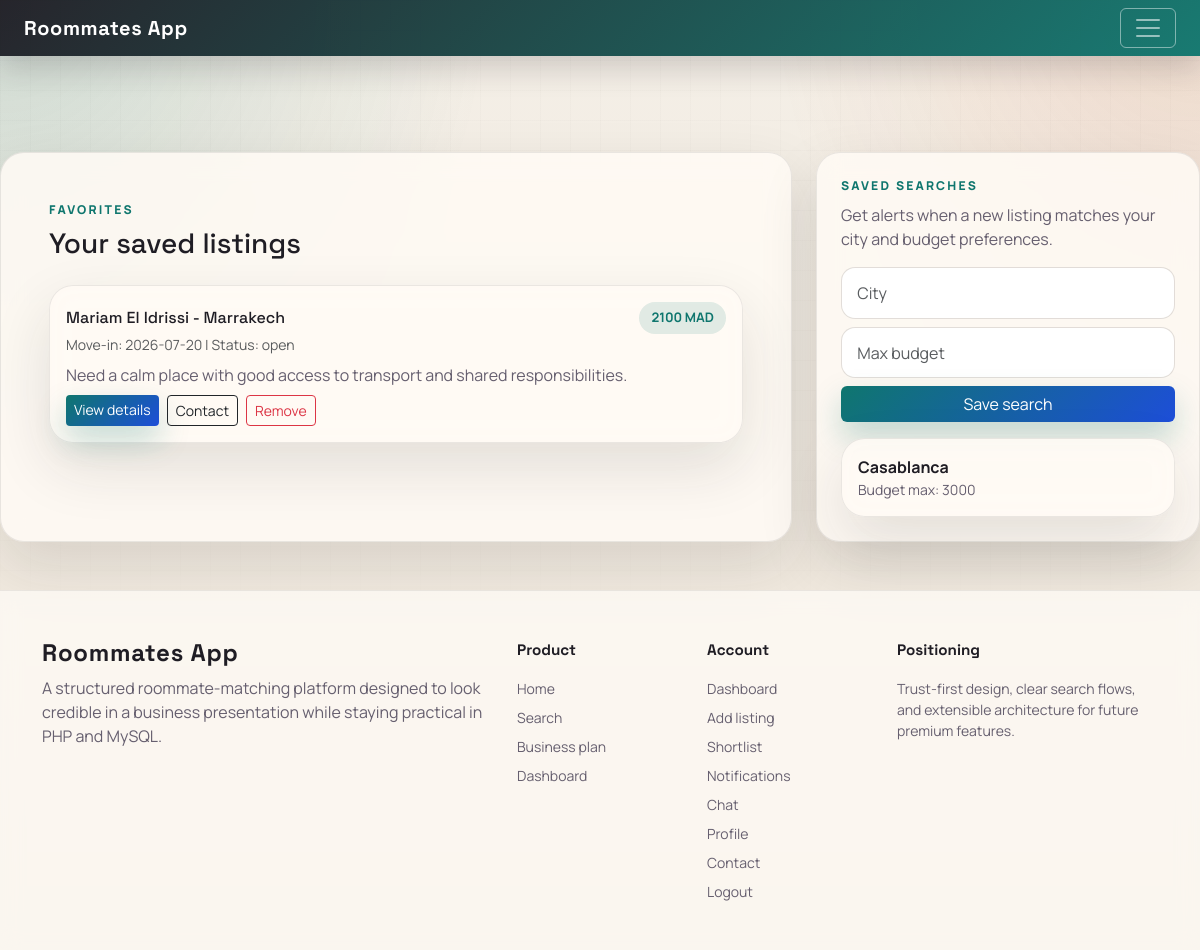
/shortlist.php (signed in), run on the app's committed database.
### tables this page shows
CREATE TABLE IF NOT EXISTS listings (
    id INT AUTO_INCREMENT PRIMARY KEY,
    user_id INT NOT NULL,
    budget INT NOT NULL,
    move_in_date DATE NOT NULL,
    preferences TEXT NOT NULL,
    status ENUM('open', 'reserved', 'closed') NOT NULL DEFAULT 'open',
    expires_at DATETIME NULL,
    image_path VARCHAR(255) NULL,
    created_at TIMESTAMP DEFAULT CURRENT_TIMESTAMP,
    CONSTRAINT fk_listings_user FOREIGN KEY (user_id) REFERENCES users(id) ON DELETE CASCADE
);

CREATE TABLE IF NOT EXISTS users (
    id INT AUTO_INCREMENT PRIMARY KEY,
    name VARCHAR(100) NOT NULL,
    email VARCHAR(100) NOT NULL UNIQUE,
    password VARCHAR(255) NOT NULL,
    age INT NOT NULL,
    gender VARCHAR(20) NOT NULL,
    city VARCHAR(100) NOT NULL,
    plan_tier ENUM('free', 'pro', 'verified') NOT NULL DEFAULT 'free',
    verification_status ENUM('none', 'pending', 'verified', 'rejected') NOT NULL DEFAULT 'none',
    sleep_schedule ENUM('early', 'late', 'flexible') DEFAULT 'flexible',
    smoking_preference ENUM('no', 'yes', 'occasionally') DEFAULT 'no',
    pet_preference ENUM('no_pets', 'pets_ok', 'pet_owner') DEFAULT 'no_pets',
    study_habit ENUM('quiet', 'moderate', 'social') DEFAULT 'moderate',
    created_at TIMESTAMP DEFAULT CURRENT_TIMESTAMP
);

CREATE TABLE IF NOT EXISTS saved_searches (
    id INT AUTO_INCREMENT PRIMARY KEY,
    user_id INT NOT NULL,
    city VARCHAR(100) NOT NULL DEFAULT '',
    budget_max INT NULL,
    created_at TIMESTAMP DEFAULT CURRENT_TIMESTAMP,
    CONSTRAINT fk_saved_searches_user FOREIGN KEY (user_id) REFERENCES users(id) ON DELETE CASCADE
);

### php/functions.php (called while the page is built, shortened)
<?php
function e(string $value): string
{
    return htmlspecialchars($value, ENT_QUOTES, 'UTF-8');
}

### shortlist.php (the view, shortened to what this page needs)
<?php
require_once __DIR__ . '/php/functions.php';
$favoritesStmt = $pdo->prepare('SELECT l.id, l.user_id, l.budget, l.move_in_date, l.preferences, l.status, l.expires_at, u.name, u.city, u.verification_status
  FROM favorites f
  INNER JOIN listings l ON f.listing_id = l.id
  INNER JOIN users u ON l.user_id = u.id
  WHERE f.user_id = ?
  ORDER BY f.created_at DESC');
$favoritesStmt->execute([current_user_id()]);
$favorites = $favoritesStmt->fetchAll();
$savedStmt = $pdo->prepare('SELECT id, city, budget_max, created_at FROM saved_searches WHERE user_id = ? ORDER BY created_at DESC');
$savedStmt->execute([current_user_id()]);
$savedSearches = $savedStmt->fetchAll();
require_once __DIR__ . '/partials/header.php';
?>
<section class="row g-4">
  <div class="col-lg-8">
    <div class="surface-card p-4 p-lg-5 h-100">
      <div class="section-kicker mb-2">Favorites</div>
      <h1 class="h3 mb-4">Your saved listings</h1>
      <div class="d-grid gap-3">
        <?php foreach ($favorites as $fav): ?>
          <article class="feature-card p-3">
            <div class="d-flex justify-content-between align-items-center gap-2">
              <h2 class="h6 mb-0"><?= e((string)$fav['name']) ?> - <?= e((string)$fav['city']) ?></h2>
              <span class="badge-soft"><?= (int)$fav['budget'] ?> MAD</span>
            </div>
            <div class="small text-muted mb-2">Move-in: <?= e((string)$fav['move_in_date']) ?> | Status: <?= e((string)$fav['status']) ?></div>
            <p class="copy-muted mb-2"><?= e((string)$fav['preferences']) ?></p>
            <div class="d-flex gap-2">
              <a class="btn btn-sm btn-accent" href="listing.php?id=<?= (int)$fav['id'] ?>">View details</a>
              <a class="btn btn-sm btn-outline-dark" href="chat.php?receiver_id=<?= (int)$fav['user_id'] ?>">Contact</a>
              <form method="post" action="php/toggle_favorite.php" class="m-0">
                <button class="btn btn-sm btn-outline-danger" type="submit">Remove</button>
              </form>
            </div>
          </article>
        <?php endforeach; ?>
      </div>
    </div>
  </div>
  <div class="col-lg-4">
    <div class="surface-card p-4 h-100">
      <div class="section-kicker mb-2">Saved searches</div>
      <p class="copy-muted">Get alerts when a new listing matches your city and budget preferences.</p>
      <form method="post" action="php/save_search.php" class="d-grid gap-2 mb-3">
        <input class="form-control" name="city" placeholder="City" required>
        <input class="form-control" name="budget_max" type="number" min="1" placeholder="Max budget">
        <button class="btn btn-accent" type="submit">Save search</button>
      </form>
      <div class="d-grid gap-2">
        <?php foreach ($savedSearches as $saved): ?>
          <div class="feature-card p-3">
            <div class="fw-bold"><?= e((string)$saved['city']) ?></div>
            <div class="small copy-muted">Budget max: <?= e((string)($saved['budget_max'] ?? 'Any')) ?></div>
          </div>
        <?php endforeach; ?>
      </div>
    </div>
  </div>
</section>
<?php require_once __DIR__ . '/partials/footer.php'; ?>

### assets/css/styles.css (style rules this page uses)
:root { --bg: #f4efe7; --bg-alt: #efe6da; --surface: rgba(255, 251, 245, 0.86); --surface-strong: #fffdf8; --ink: #1f1d24; --muted: #665f6f; --accent: #0f766e; --accent-2: #c2410c; --accent-3: #7c3aed; --border: rgba(31, 29, 36, 0.09); --shadow: 0 24px 60px rgba(31, 29, 36, 0.12); }
html, body { min-height: 100%; }
body { font-family: 'Manrope', sans-serif; color: var(--ink); background: radial-gradient(circle at top left, rgba(15, 118, 110, 0.16), transparent 32%), radial-gradient(circle at top right, rgba(194, 65, 12, 0.12), transparent 28%), linear-gradient(180deg, var(--bg) 0%, var(--bg-alt) 100%); }
body::before { content: ''; position: fixed; inset: 0; pointer-events: none; background-image: linear-gradient(rgba(31, 29, 36, 0.025) 1px, transparent 1px), linear-gradient(90deg, rgba(31, 29, 36, 0.025) 1px, transparent 1px); background-size: 30px 30px; mask-image: linear-gradient(180deg, rgba(0, 0, 0, 0.8), transparent 88%); z-index: -1; }
h1, h2, h3, h4, .brand-mark, .display-font { font-family: 'Space Grotesk', sans-serif; }
.surface-card, .hero-panel, .metric-card, .listing-card, .feature-card, .contact-card { background: var(--surface); backdrop-filter: blur(12px); border: 1px solid var(--border); border-radius: 24px; box-shadow: var(--shadow); }
.section-kicker { text-transform: uppercase; letter-spacing: 0.18em; font-size: 0.76rem; color: var(--accent); font-weight: 800; }
.btn-accent { background: linear-gradient(135deg, var(--accent), #1d4ed8); border: none; color: white; box-shadow: 0 14px 30px rgba(15, 118, 110, 0.25); }
.form-control, .form-select { border-radius: 14px; border-color: rgba(31, 29, 36, 0.12); padding: 0.8rem 0.95rem; }
.listing-card, .feature-card, .contact-card { transition: transform 180ms ease, box-shadow 180ms ease; }
.badge-soft { display: inline-flex; align-items: center; gap: 0.35rem; padding: 0.38rem 0.75rem; border-radius: 999px; background: rgba(15, 118, 110, 0.12); color: var(--accent); font-weight: 700; font-size: 0.82rem; }
.copy-muted { color: var(--muted); }
@media (prefers-reduced-motion: no-preference) { .hero-panel, .surface-card, .metric-card, .listing-card, .feature-card, .contact-card { animation: fadeRise 420ms ease both; } }

### data on the page
listings: user.name "Mariam El Idrissi", user.city "Marrakech", budget "2100", move_in_date "2026-07-20", status "open", preferences "Need a calm place with good access to transport and shared responsibilities."
saved_searches: city "Casablanca", budget_max "3000"
